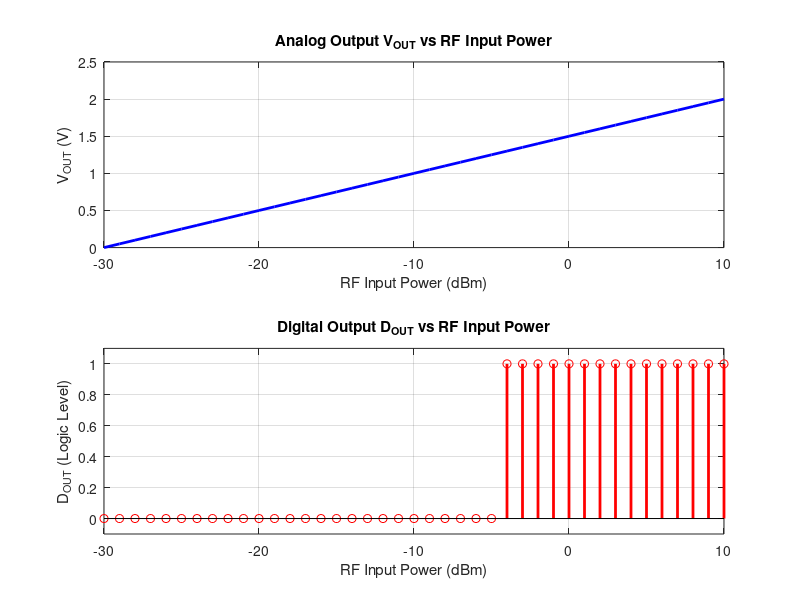

Recreate this plot in MATLAB.
% RF Detector Simulation (PZ111B Behavior Approximation)  
% Ensures only ONE figure appears with subplots.  

clc;          % Clear command window  
close all;    % Close all previous figures  
clear all;    % Reset workspace  

disp('Running RF Detector Simulation...');  

% RF Input Power Range (in dBm)  
rf_dBm = -30:1:10;  

% Analog Output (V_OUT) Model  
V_OUT = (rf_dBm + 30) * (2 / 40);  

% Digital Output (D_OUT) Model  
D_OUT = double(rf_dBm > -5);  

% Create a SINGLE figure with subplots  
figure('Name', 'RF Detector Outputs', 'NumberTitle', 'off');  

subplot(2,1,1);  
plot(rf_dBm, V_OUT, 'b-', 'LineWidth', 2);  
grid on;  
title('Analog Output V_{OUT} vs RF Input Power');  
xlabel('RF Input Power (dBm)');  
ylabel('V_{OUT} (V)');  
ylim([0 2.5]);  

subplot(2,1,2);  
stem(rf_dBm, D_OUT, 'r', 'LineWidth', 2);  
grid on;  
title('Digital Output D_{OUT} vs RF Input Power');  
xlabel('RF Input Power (dBm)');  
ylabel('D_{OUT} (Logic Level)');  
ylim([-0.1 1.1]);  

disp('Simulation completed. Check the figure window.');  